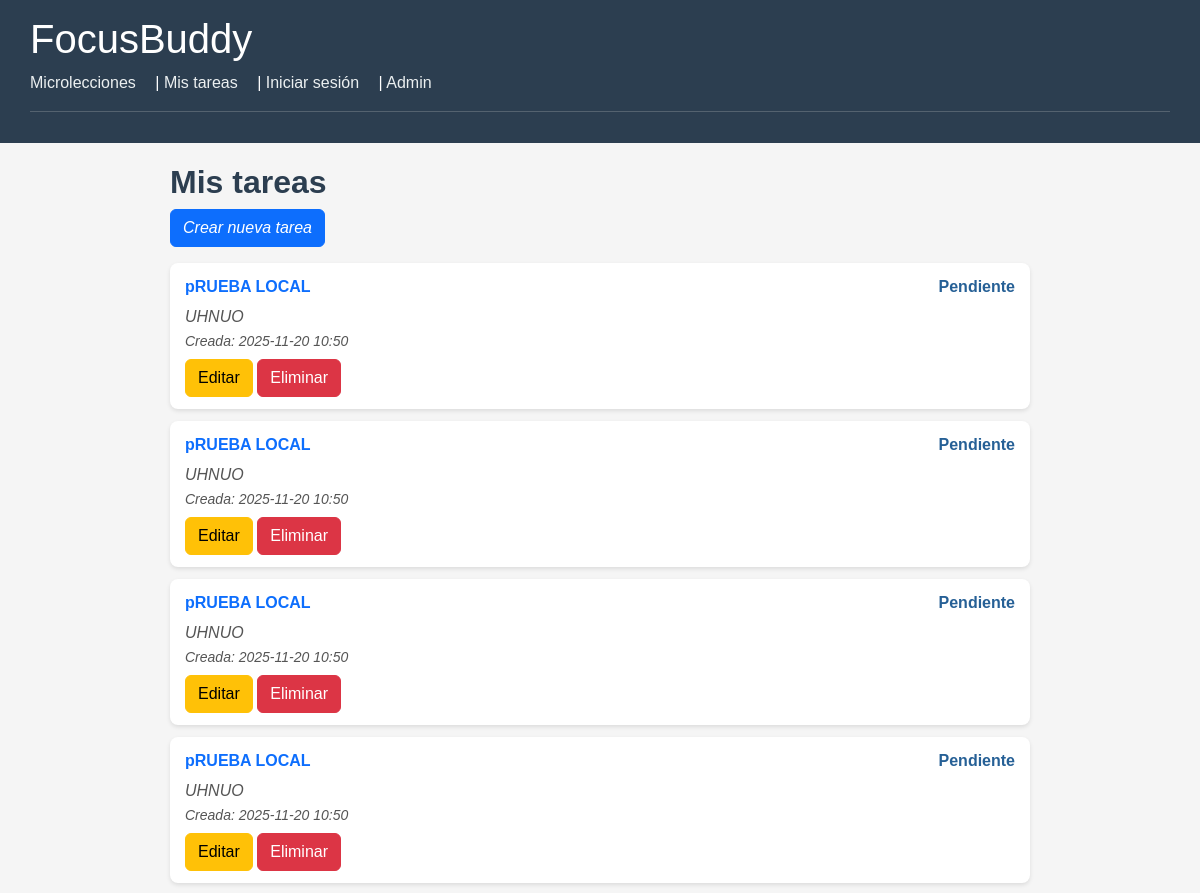
Page /tareas/ (upper part) on the earlier database version.
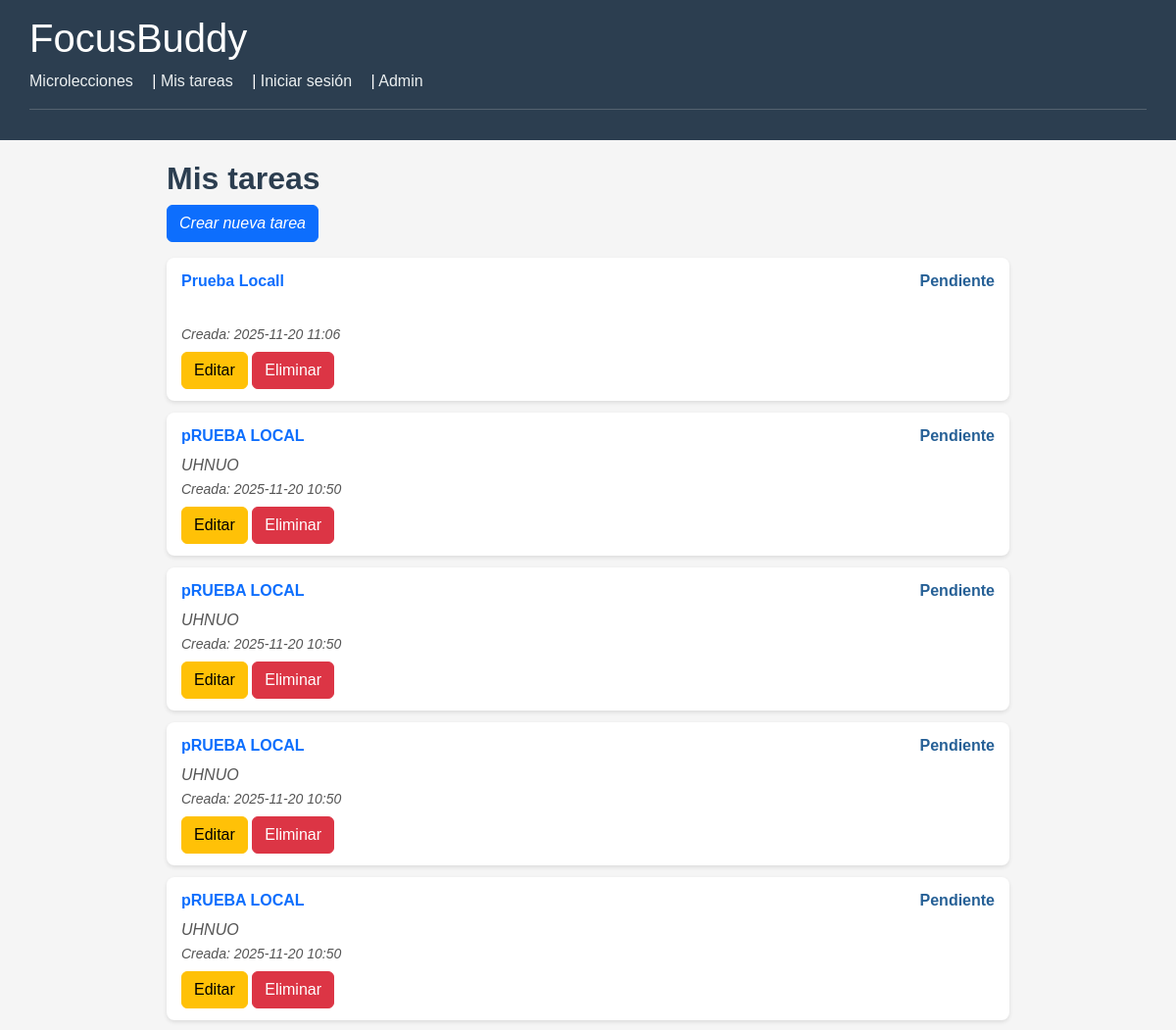
Same page on the later database version.
### core/models.py (models this page shows, shortened)
class Tarea(models.Model):
    usuario = models.ForeignKey(
        Usuario,
        on_delete=models.CASCADE,
        related_name='tareas',
        null=True,
        blank=True
    )
    titulo = models.CharField(max_length=200)
    descripcion = models.TextField(blank=True)
    minutos_estimados = models.PositiveIntegerField(default=25)
    completada = models.BooleanField(default=False)
    creada_en = models.DateTimeField(auto_now_add=True)

### core/views.py (the view)
# urls.py: path('tareas/', views.ListaTareasView.as_view(), name='lista_tareas'),
class ListaTareasView(ListView):
    model = Tarea
    template_name = 'core/lista_tareas.html'
    context_object_name = 'tareas'
    def get_queryset(self):
        return Tarea.objects.all().order_by('-creada_en')

### core/templates/core/lista_tareas.html
{% extends "core/base.html" %}
{% block content %}
<h2>Mis tareas</h2>
<p>
  <a href="{% url 'core:crear_tarea' %}" class="btn btn-primary"> Crear nueva tarea</a>
</p>
<ul style="list-style: none; padding: 0;">
  {% for tarea in tareas %}
    <li class="task-card">
      <div style="display: flex; justify-content: space-between; align-items: center;">
        <a href="{% url 'core:detalle_tarea' tarea.id %}" style="text-decoration: none; font-weight: bold; font-size: 16px;">
          {{ tarea.titulo }}
        </a>
        {% if tarea.completada %}
          <span style="color: green; font-weight: bold;">✔ Completada</span>
        {% else %}
          <span style="color: rgb(38, 96, 150); font-weight: bold;">Pendiente</span>
        {% endif %}
      </div>
      <p style="margin: 6px 0;">
        {{ tarea.descripcion }}<br>
        <small>Creada: {{ tarea.creada_en|date:"Y-m-d H:i" }}</small>
      </p>
        <div>
          <a href="{% url 'core:editar_tarea' tarea.id %}" class="btn btn-warning">Editar</a>
          <a href="{% url 'core:eliminar_tarea' tarea.id %}" class="btn btn-danger">Eliminar</a>
        </div>
    </li>
  {% empty %}
    <li>No tienes tareas registradas aún.</li>
  {% endfor %}
</ul>
{% endblock %}

Differences in the rows shown:
added Tarea: titulo "Prueba Locall", completada "Pendiente", creada_en "2025-11-20 11:06"
